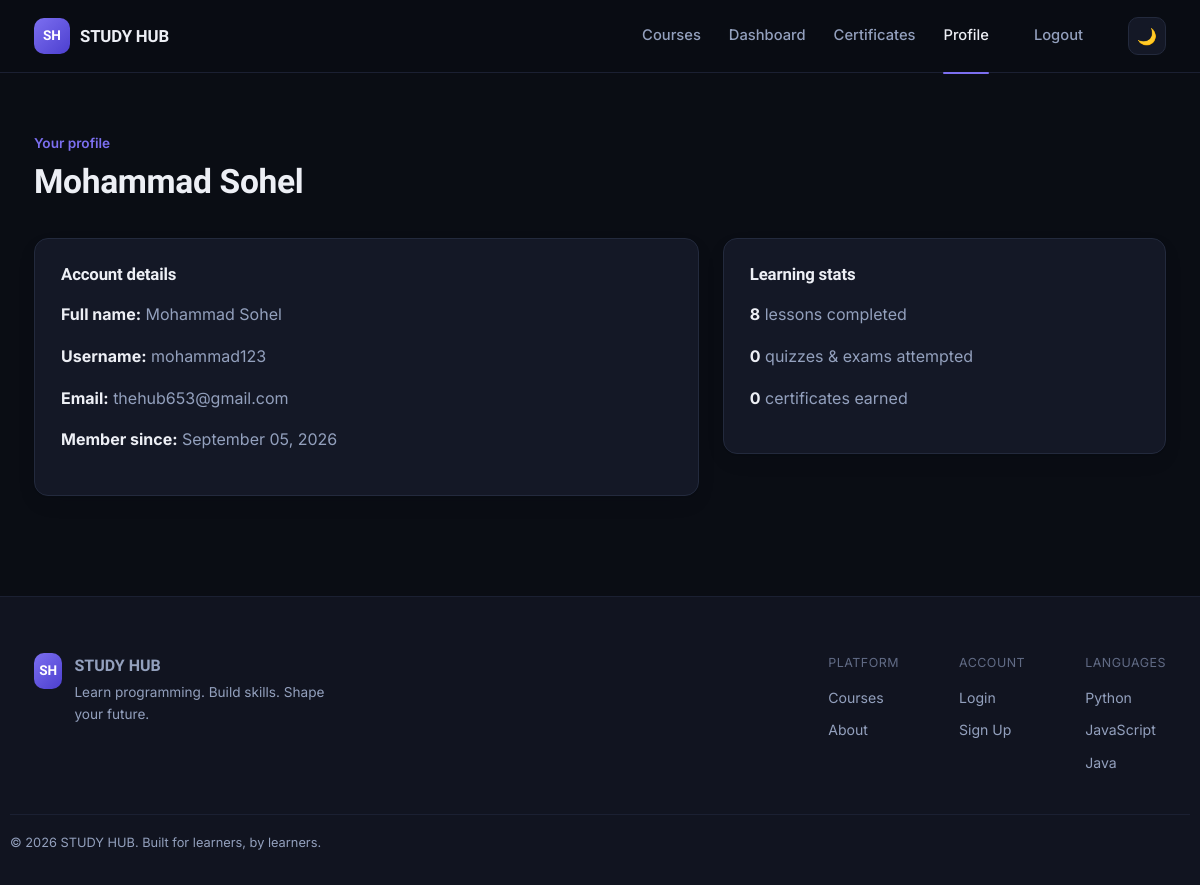
Screenshot of /profile (signed in) with the database file from the repository.
### models.py (models this page shows, shortened)
class Student(UserMixin, db.Model):
    __tablename__ = "students"
    id = db.Column(db.Integer, primary_key=True)
    full_name = db.Column(db.String(120), nullable=False)
    email = db.Column(db.String(160), unique=True, nullable=False)
    username = db.Column(db.String(60), unique=True, nullable=False)
    password_hash = db.Column(db.String(255), nullable=False)
    created_at = db.Column(db.DateTime, default=datetime.utcnow)
    progress = db.relationship("Progress", backref="student", lazy=True, cascade="all, delete-orphan")
    attempts = db.relationship("QuizAttempt", backref="student", lazy=True, cascade="all, delete-orphan")
    certificates = db.relationship("Certificate", backref="student", lazy=True, cascade="all, delete-orphan")

### app.py (the view)
@app.route("/profile")
@student_required
def profile():
    certificates = Certificate.query.filter_by(student_id=current_user.id).all()
    total_completed = Progress.query.filter_by(student_id=current_user.id).count()
    attempts = QuizAttempt.query.filter_by(student_id=current_user.id).count()
    return render_template("profile.html", certificates=certificates,
                            total_completed=total_completed, attempts=attempts)

### app.py (called while the page is built)
@login_manager.user_loader
def load_user(user_id):
    if user_id.startswith("student-"):
        return Student.query.get(int(user_id.split("-", 1)[1]))
    if user_id.startswith("admin-"):
        return Admin.query.get(int(user_id.split("-", 1)[1]))
    return None

def student_required(fn):
    @wraps(fn)
    def wrapper(*args, **kwargs):
        if not current_user.is_authenticated or not isinstance(current_user, Student):
            flash("Please log in to your student account to continue.", "error")
            return redirect(url_for("login", next=request.path))
        return fn(*args, **kwargs)
    return wrapper

@app.context_processor
def inject_globals():
    return {"current_year": datetime.utcnow().year}

### templates/profile.html (shortened to what this page needs)
{% extends "base.html" %}
{% block content %}
<section class="page-hero">
  <div class="container">
    <span class="section-kicker">Your profile</span>
    <h1>{{ current_user.full_name }}</h1>
  </div>
</section>
<section class="section-tight">
  <div class="container">
    <div class="dash-grid">
      <div class="card panel">
        <h3>Account details</h3>
        <p><strong style="color:var(--text-primary);">Full name:</strong> {{ current_user.full_name }}</p>
        <p><strong style="color:var(--text-primary);">Username:</strong> {{ current_user.username }}</p>
        <p><strong style="color:var(--text-primary);">Email:</strong> {{ current_user.email }}</p>
        <p><strong style="color:var(--text-primary);">Member since:</strong> {{ current_user.created_at.strftime('%B %d, %Y') }}</p>
      </div>
      <div class="card panel">
        <h3>Learning stats</h3>
        <p><strong style="color:var(--text-primary);">{{ total_completed }}</strong> lessons completed</p>
        <p><strong style="color:var(--text-primary);">{{ attempts }}</strong> quizzes &amp; exams attempted</p>
        <p><strong style="color:var(--text-primary);">{{ certificates|length }}</strong> certificates earned</p>
      </div>
    </div>
  </div>
</section>
{% endblock %}

### static/css/style.css (style rules this page uses)
:root { --font-display: "Sora", sans-serif; --font-body: "Inter", sans-serif; --font-mono: "JetBrains Mono", monospace; --radius-sm: 8px; --radius-md: 14px; --radius-lg: 22px; --accent: #7C6FF0; --accent-2: #34D3B0; --accent-3: #F0B84F; --danger: #F1667A; --shadow-card: 0 1px 2px rgba(10, 12, 20, 0.04), 0 8px 24px -12px rgba(10, 12, 20, 0.35); --shadow-pop: 0 20px 60px -20px rgba(20, 10, 60, 0.45); --transition: 160ms cubic-bezier(.4,0,.2,1); }
html[data-theme="dark"] { --bg: #0A0D14; --bg-elevated: #111420; --bg-card: #141826; --bg-card-hover: #181D2E; --border: #232A3D; --border-soft: #1B2032; --text-primary: #EDEFF5; --text-secondary: #93A0BD; --text-muted: #616B85; --code-bg: #0D1017; --nav-bg: rgba(10, 13, 20, 0.82); }
* { box-sizing: border-box; }
html { scroll-behavior: smooth; }
body { margin: 0; background: var(--bg); color: var(--text-primary); font-family: var(--font-body); line-height: 1.6; -webkit-font-smoothing: antialiased; transition: background var(--transition), color var(--transition); }
h1, h2, h3, h4 { font-family: var(--font-display); font-weight: 700; line-height: 1.15; margin: 0 0 .5em; letter-spacing: -0.01em; }
p { color: var(--text-secondary); margin: 0 0 1em; }
.container { max-width: 1180px; margin: 0 auto; padding: 0 24px; }
section { padding: 76px 0; }
.section-kicker { color: var(--accent); font-weight: 600; font-size: 0.85rem; margin-bottom: 8px; display: block; }
.section-tight { padding-top: 0; }
.card { background: var(--bg-card); border: 1px solid var(--border); border-radius: var(--radius-md); box-shadow: var(--shadow-card); transition: transform var(--transition), border-color var(--transition), background var(--transition); }
.dash-grid { display: grid; grid-template-columns: 1.5fr 1fr; gap: 24px; align-items: start; }
.panel { padding: 26px; margin-bottom: 24px; }
.panel h3 { font-size: 1.05rem; margin-bottom: 18px; }
.page-hero { padding: 60px 0 20px; }
.page-hero h1 { font-size: 2.1rem; }

### rows the page displays
Student: full_name "Mohammad Sohel", username "mohammad123", email "thehub653@gmail.com", created_at "September 05, 2026"

### other values shown
{{ total_completed }} "8"
{{ attempts }} "0"
{{ certificates|length }} "0"
